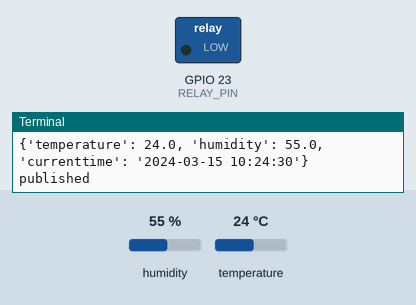
Simulated run of this program. Board: Raspberry Pi (BCM pin numbers). Parts: switched loads named in the program (green lamp = pin HIGH), the last lines printed to the terminal. Inputs (shaded band) come from the test bench; at power-on: humidity 55 %, temperature 24 °C. The clock reads 2024-03-15 10:24:30 at power-on unless the program sets it; no MQTT or app messages arrive unless stated.

Above: at 1.3 s.
1.4 s: humidity set to 59 %
7.8 s: humidity set to 62 %
At 13.0 s:
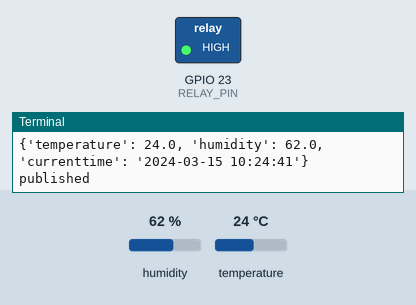
14.2 s: humidity set to 22 %
At 18.2 s:
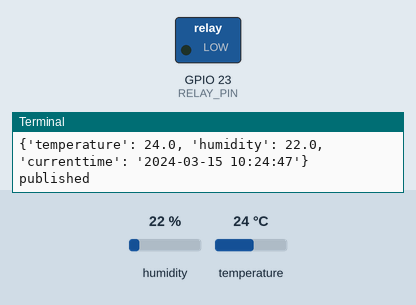
20.6 s: humidity set to 68 %
At 23.4 s:
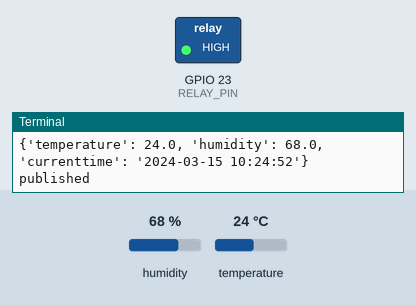
Timing chart, 0 to 24.9 s (numbered marks = the images above; inputs shaded):
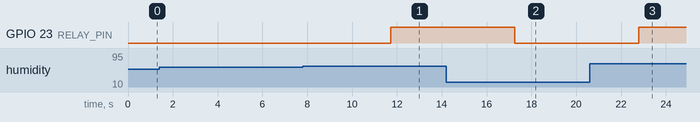

Measured:
- the behaviour switches between 60 and 61 % on humidity (found by bisection; images 0 and 1)
- after the input at 7.8 s, GPIO 23 (RELAY_PIN): LOW → HIGH after 3.9 s
- after the input at 14.2 s, GPIO 23 (RELAY_PIN): HIGH → LOW after 3.1 s
- after the input at 20.6 s, GPIO 23 (RELAY_PIN): LOW → HIGH after 2.2 s

The program:

Relay_Dht11_Integrated_circuit.py
```python
import Adafruit_DHT
import RPi.GPIO as GPIO
import time
import paho.mqtt.client as mqtt
from datetime import datetime
import json

MQTT_BROKER = "test.mosquitto.org"
MQTT_PORT = 1883

def on_connect(client, userdata, flag, rc):
	print("Connected")
def on_publish(client, userdata, mid):
	print("published")

#mqtt client setup
client = mqtt.Client()
client.on_connect = on_connect
client.on_publish = on_publish

print("Connwection result: ", client.connect(MQTT_BROKER, MQTT_PORT,60))

client.loop_start()

RELAY_PIN = 23
GPIO.setwarnings(False)
GPIO.setmode(GPIO.BCM)
GPIO.setup(RELAY_PIN, GPIO.OUT)

while True:
    humidity, temperature = Adafruit_DHT.read_retry(Adafruit_DHT.DHT11,4)
    if humidity is not None:
        currenttime=datetime.now().strftime("%Y-%m-%d %H:%M:%S")
        print(f"Date/Time:{currenttime}")
        print(f"Temperature: {temperature}°C, Humidity: {humidity}%")
        if 70.0 > humidity > 60.0:
            GPIO.output(RELAY_PIN, GPIO.HIGH)
            print("Relay is ON")
        else:
            GPIO.output(RELAY_PIN, GPIO.LOW)
            print("Relay is OFF")

        payload = {
        "temperature" : temperature,
        "humidity" : humidity,
        "currenttime" : time.strftime("%Y-%m-%d %H:%M:%S")

         }
        print(payload)

        client.publish("payload", json.dumps(payload))

    else:
        print("Failed to retrieve temperature data from sensor")
    time.sleep(5)
```
